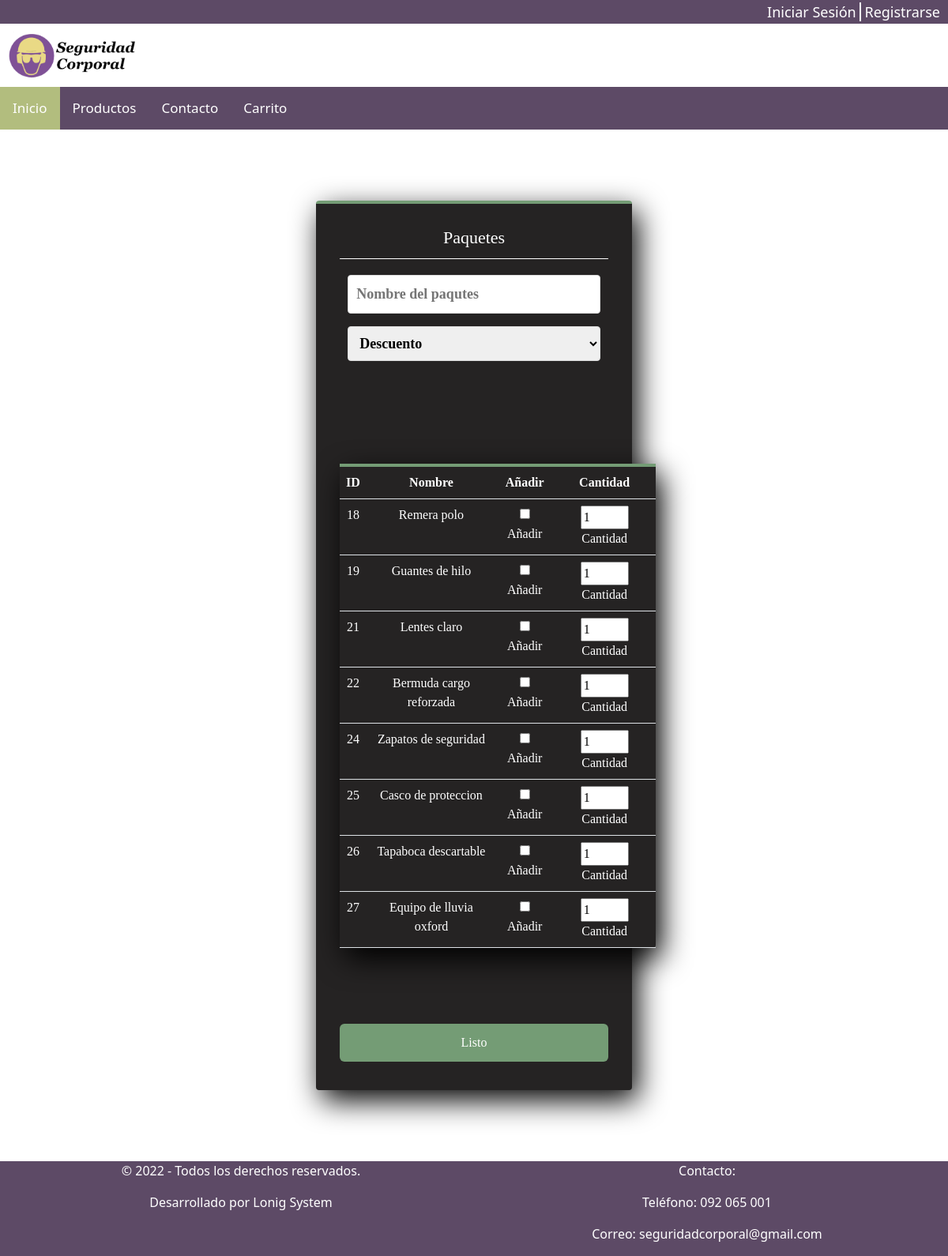
Page /Paquete.php on the committed database.
### tables this page shows
CREATE TABLE `producto` (
  `IDProducto` int(11) NOT NULL AUTO_INCREMENT,
  `Nombre` varchar(45) NOT NULL,
  `Descripcion` varchar(999) NOT NULL,
  `Precio` decimal(11,2) NOT NULL,
  `Stock` int(11) NOT NULL,
  `IDProveedor` int(11) DEFAULT NULL,
  `Foto` varchar(45) DEFAULT NULL,
  `Tipo` int(4) DEFAULT NULL,
  PRIMARY KEY (`IDProducto`),
  KEY `fk_Producto_Proveedor1_idx` (`IDProveedor`),
  CONSTRAINT `fk_Producto_Proveedor1` FOREIGN KEY (`IDProveedor`) REFERENCES `proveedor` (`IDProveedor`) ON DELETE NO ACTION ON UPDATE NO ACTION
);

### Paquete.php (the view, shortened to what this page needs)
<!DOCTYPE html>
<html lang="es">
<head>
  <link rel="stylesheet" href="CSS/NavNFooter.css" />
  <link href="https://cdn.jsdelivr.net/npm/bootstrap@5.2.2/dist/css/bootstrap.min.css" rel="stylesheet">
  <link rel="stylesheet" href="CSS/usu.css" />
  <link rel="stylesheet" href="CSS/form.css" />
  <link rel="stylesheet" href="CSS/nav.css">
</head>
<body>
  <nav>
    <?php
    include("PHP/menuUsuario.php");
    ?>
    <div class="icono">
      <a href="Index.php">
        <img id="isotipo" src="IMG/Isotipo.png" title="SeguridadCorporal" />
      </a>
    </div>
    <div class="topnav" id="myTopnav">
    <a href="Index.php" class="active">Inicio</a>
      <div class="cascada">
        <button class="dropbtn">Productos
        </button>
      </div>
      <a href="Contacto.php">Contacto</a>
      <a href="carrito.php">Carrito</a>
    </div>
  </nav>
   <section class="form">
    <form action="PHP/AñadirPaquete.php" method="POST">
      <h4>Paquetes</h4>
      <input type="text"name="nom" class="controls" placeholder="Nombre del paqutes">
      <select  name="des" class="controls">
        <option value="0">Descuento</option>
      </select><br><br>
      <?php
      $conexion=abrirConexion();
      $sentencia = $conexion->prepare("SELECT IDProducto, Nombre, Stock FROM producto");
      $sentencia->execute();
      $sentencia->store_result();
      if ($sentencia->num_rows != 0){
        $sentencia->bind_result( $idp, $Nombre, $Stock);
        echo "<table class='table form ' style='color: #ffffff;'>
        <tr>
        <th scope='col'>ID</th>
        <th scope='col'>Nombre</th>
        <th scope='col'>Añadir</th>
        <th scope='col'>Cantidad</th>
        </tr>";
        while ($sentencia->fetch()){
          echo "<tr>
          <td>$idp</td>
          <td>$Nombre</td>
          <td><input type='checkbox' name='$idp' value='1'   >Añadir</td>
          <td><input type='number' name='n$idp' min='1' max='$Stock' value='1'   > Cantidad</td>
          </tr>";
        }
        echo "</table>";
      }
      ?>
      <button type="submit" class="btn">Listo</button>
    </form>
</section>
  <footer>
    <div class="footerp1">
      <p>© 2022 - Todos los derechos reservados.</p>
      <p>Desarrollado por Lonig System</p>
    </div>
    <div class="footerp2">
      <p>Contacto:</p>
      <p>Teléfono: 092 065 001</p>
      <p>Correo: seguridadcorporal@gmail.com</p>
    </div>
  </footer>
</body>
</html>

### CSS/NavNFooter.css (style rules this page uses)
body { margin: 0px; max-width: 400%; max-height: 200%; background-color: #e9e9e9; font-family: 'clean;'; }
#isotipo { height:80px; padding:10px; }
.icono { background-color:white; }
.icono a { display: block; }
.topnav { overflow: hidden; background-color: #5d4a66; }
.topnav a { float: left; display: block; color: #ffffff; text-align: center; padding: 14px 16px; text-decoration: none; font-size: 17px; }
.topnav a.active { background-color: #b2bd7e; color: rgb(255, 255, 255); }
footer { background-color: #5d4a66; color: #ffffff; padding-left: 10px ; padding-right: 10px ; display: flex; }
.footerp1 { text-align: center; position: relative; flex-basis: 50%; }
.footerp2 { text-align: center; position: relative; flex-basis: 50%; }

### CSS/form.css (style rules this page uses)
.form { width: 400px; background: #252323; padding: 30px; margin: auto; margin-top: 90px; margin-bottom: 90px; border-radius: 4px; font-family: 'calibri'; color: white; box-shadow: 7px 13px 37px #000000; box-sizing: border-box; border-top: 4px solid #749c75; text-align: center; }
.form p , h4 { height: 40px; border-bottom: 1px solid; }
.form h4 { font-size: 22px; margin-bottom: 20px; }
.controls { width: 94%; padding: 10px; border-radius: 4px; margin-bottom: 16px; border: 1px solid #dbdbdb; font-family: 'calibri'; font-size: 18px; font-weight: bold; }
.form .btn { width: 100%; background: #749c75; border: none; padding: 12px; color: white; margin: 6px 0; font-size: 16px; }

### CSS/nav.css (style rules this page uses)
.topnav { overflow: hidden; background-color: #5d4a66; }
.topnav a { float: left; display: block; color: #ffffff; text-align: center; padding: 14px 16px; text-decoration: none; font-size: 17px; }
.topnav a.active { background-color: #b2bd7e; color: rgb(255, 255, 255); }
.cascada { float: left; overflow: hidden; }
.cascada .dropbtn { font-size: 17px; border: none; outline: none; color: white; padding: 14px 16px; background-color: inherit; font-family: inherit; margin: 0; }

### rows in the picture
producto: IDProducto "18", Nombre "Remera polo"
producto: IDProducto "19", Nombre "Guantes de hilo"
producto: IDProducto "21", Nombre "Lentes claro"
producto: IDProducto "22", Nombre "Bermuda cargo reforzada"
producto: IDProducto "24", Nombre "Zapatos de seguridad"
producto: IDProducto "25", Nombre "Casco de proteccion"
producto: IDProducto "26", Nombre "Tapaboca descartable"
producto: IDProducto "27", Nombre "Equipo de lluvia oxford"
